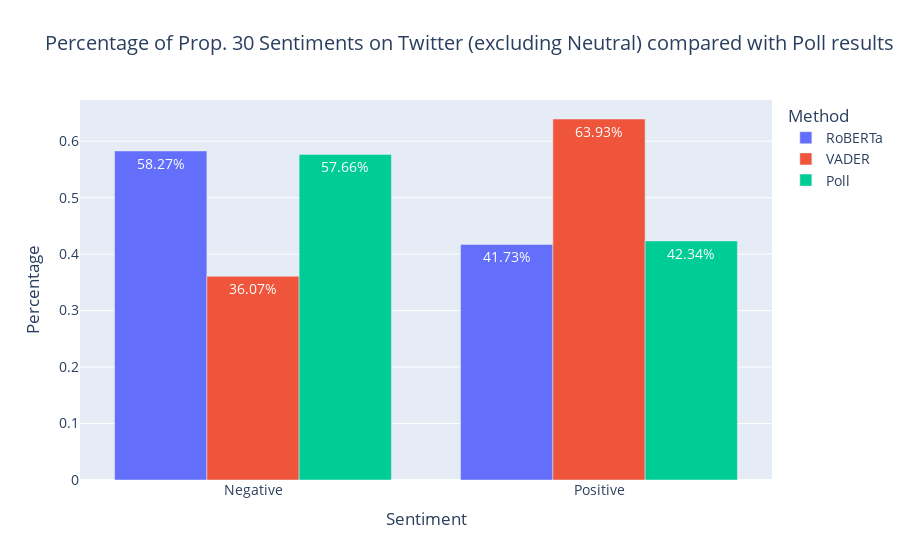

Notebook cell for this chart:
### Code cell
fig_combined = px.bar(data_frame=counts_combined_df, 
                 x = 'Sentiment', 
                 y = 'Percentage', 
                 color = 'Method', 
                 barmode = 'group', 
                 title = 'Percentage of Prop. 30 Sentiments on Twitter (excluding Neutral) compared with Poll results', 
                 text = 'Str Percentage')
fig_combined.update_traces(textposition = 'inside', textfont_color = 'white')
fig_combined.update_layout(xaxis = {'categoryorder': 'array', 'categoryarray': ['Negative', 'Positive']},
                      font_size = 14)
fig_combined.show()

### Figure 1 — Plotly figure (JSON) as saved in the notebook; plotly's stock layout.template omitted (floating-point values rounded to 4 significant figures)
{"data": [{"alignmentgroup": "True", "hovertemplate": "Method=RoBERTa<br>Sentiment=%{x}<br>Percentage=%{y}<br>Str Percentage=%{text}<extra></extra>", "legendgroup": "RoBERTa", "marker": {"color": "#636efa", "pattern": {"shape": ""}}, "name": "RoBERTa", "offsetgroup": "RoBERTa", "orientation": "v", "showlegend": true, "text": ["58.27%", "41.73%"], "textfont": {"color": "white"}, "textposition": "inside", "type": "bar", "x": ["Negative", "Positive"], "xaxis": "x", "y": [0.5827, 0.4173], "yaxis": "y"}, {"alignmentgroup": "True", "hovertemplate": "Method=VADER<br>Sentiment=%{x}<br>Percentage=%{y}<br>Str Percentage=%{text}<extra></extra>", "legendgroup": "VADER", "marker": {"color": "#EF553B", "pattern": {"shape": ""}}, "name": "VADER", "offsetgroup": "VADER", "orientation": "v", "showlegend": true, "text": ["63.93%", "36.07%"], "textfont": {"color": "white"}, "textposition": "inside", "type": "bar", "x": ["Positive", "Negative"], "xaxis": "x", "y": [0.6393, 0.3607], "yaxis": "y"}, {"alignmentgroup": "True", "hovertemplate": "Method=Poll<br>Sentiment=%{x}<br>Percentage=%{y}<br>Str Percentage=%{text}<extra></extra>", "legendgroup": "Poll", "marker": {"color": "#00cc96", "pattern": {"shape": ""}}, "name": "Poll", "offsetgroup": "Poll", "orientation": "v", "showlegend": true, "text": ["57.66%", "42.34%"], "textfont": {"color": "white"}, "textposition": "inside", "type": "bar", "x": ["Negative", "Positive"], "xaxis": "x", "y": [0.5766, 0.4234], "yaxis": "y"}], "layout": {"barmode": "group", "font": {"size": 14}, "legend": {"title": {"text": "Method"}, "tracegroupgap": 0}, "title": {"text": "Percentage of Prop. 30 Sentiments on Twitter (excluding Neutral) compared with Poll results"}, "xaxis": {"anchor": "y", "categoryarray": ["Negative", "Positive"], "categoryorder": "array", "domain": [0, 1], "title": {"text": "Sentiment"}}, "yaxis": {"anchor": "x", "domain": [0, 1], "title": {"text": "Percentage"}}}}
